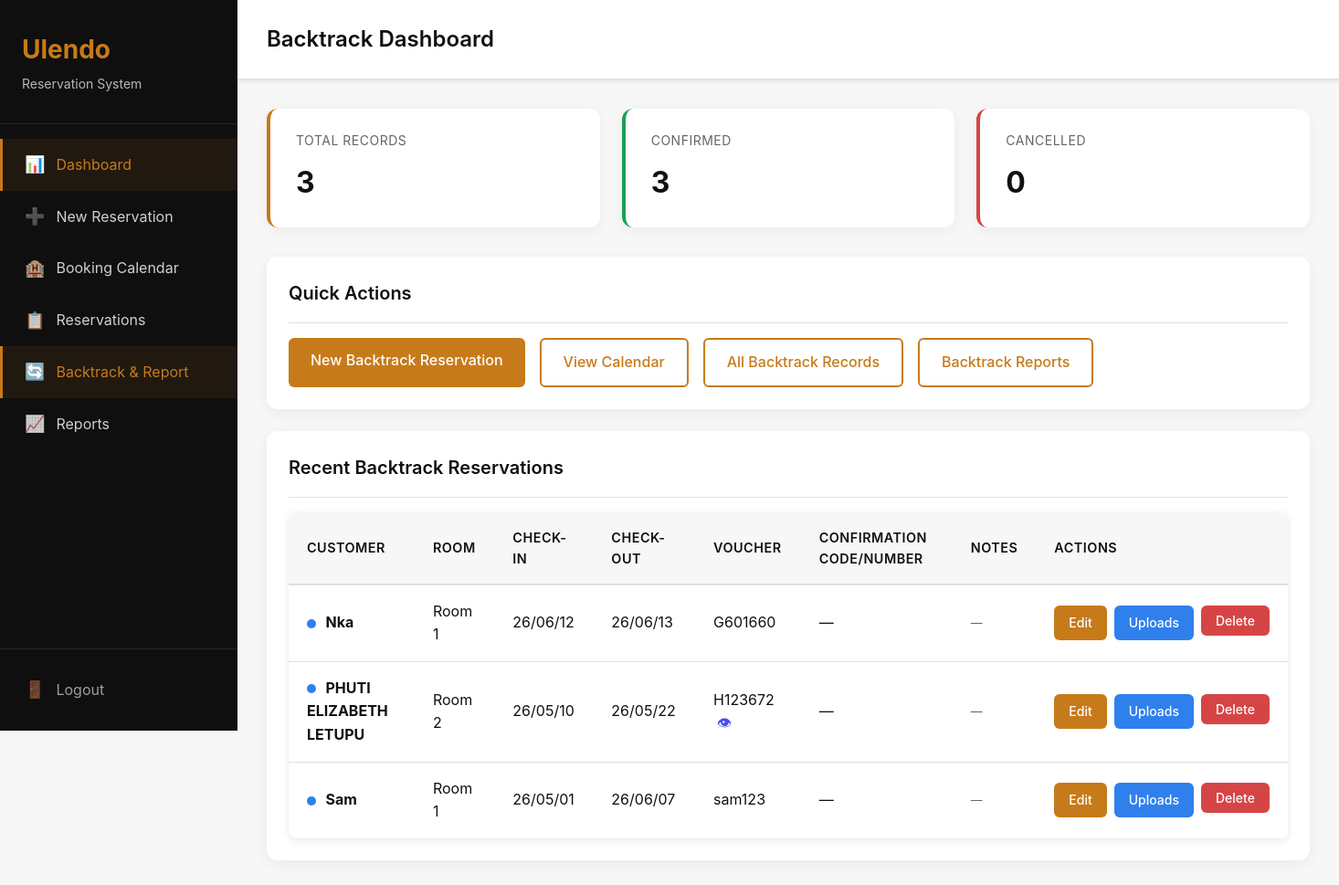
The app's page /backtrack/ (signed in), older data.
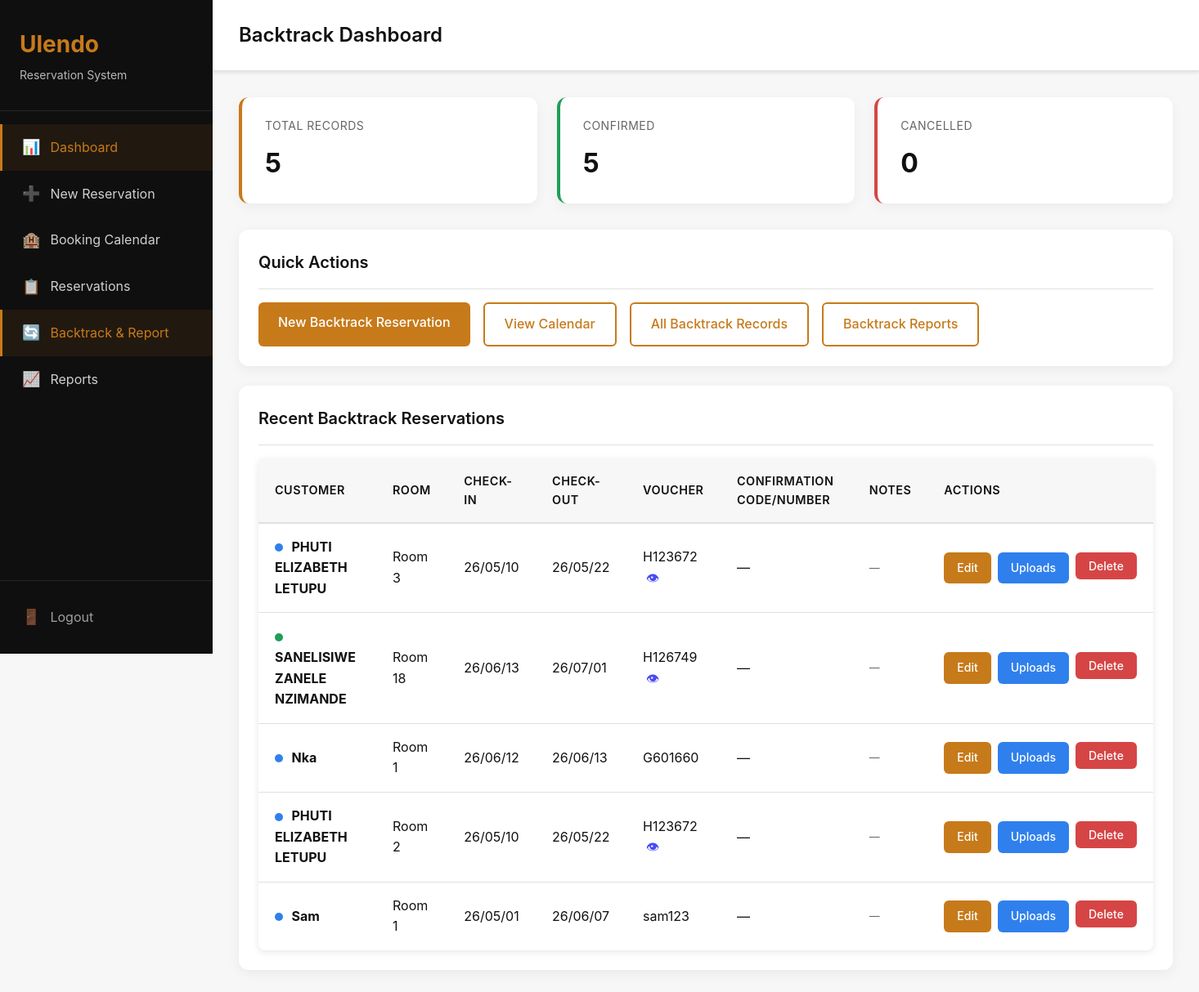
The same page, newer data.
### backtrack/models.py (models this page shows, shortened)
class BacktrackReservation(models.Model):
    STATUS_CHOICES = [
        ('confirmed', 'Confirmed'),
        ('cancelled', 'Cancelled'),
    ]
    customer_name = models.CharField(max_length=200)
    voucher_number = models.CharField(max_length=100, blank=True, null=True)
    confirmation_code = models.CharField(max_length=100, blank=True, null=True)
    room_number = models.CharField(max_length=10)
    check_in_date = models.DateField()
    check_out_date = models.DateField()
    status = models.CharField(max_length=20, choices=STATUS_CHOICES, default='confirmed')
    notes = models.TextField(blank=True, null=True)
    created_at = models.DateTimeField(auto_now_add=True)
    updated_at = models.DateTimeField(auto_now=True)
    class Meta:
        ordering = ['-check_in_date']
        verbose_name = 'Backtrack Reservation'
        verbose_name_plural = 'Backtrack Reservations'

### backtrack/views.py (the view)
# urls.py: path('', views.dashboard, name='dashboard'),
@login_required
def dashboard(request):
    today = date.today()
    total = BacktrackReservation.objects.count()
    confirmed = BacktrackReservation.objects.filter(status='confirmed').count()
    cancelled = BacktrackReservation.objects.filter(status='cancelled').count()
    recent = BacktrackReservation.objects.prefetch_related('vouchers').order_by('-created_at')[:10]
    context = {
        'total': total,
        'confirmed': confirmed,
        'cancelled': cancelled,
        'recent': recent,
        'today': today,
    }
    return render(request, 'backtrack/dashboard.html', context)

### backtrack/templates/backtrack/dashboard.html (shortened to what the changed rows need)
{% extends 'base.html' %}
{% block page_title %}Backtrack Dashboard{% endblock %}
{% block content %}
<div class="stats-grid">
    <div class="stat-card">
        <div class="stat-label">Total Records</div>
        <div class="stat-value">{{ total }}</div>
    </div>
    <div class="stat-card success">
        <div class="stat-label">Confirmed</div>
        <div class="stat-value">{{ confirmed }}</div>
    </div>
</div>
<div class="card">
    <div class="card-body">
        {% if recent %}
            <div class="table-container">
                <table>
                    <thead>
                        <tr>
                            <th>Customer</th>
                            <th>Room</th>
                            <th>Check-in</th>
                            <th>Check-out</th>
                            <th>Voucher</th>
                            <th>Confirmation Code/Number</th>
                            <th>Notes</th>
                            <th>Actions</th>
                        </tr>
                    </thead>
                    <tbody>
                        {% now "Ymd" as today %}
                        {% for res in recent %}
                        <tr>
                            <td>
                                {% if res.status == 'cancelled' %}
                                <span class="status-dot status-dot-cancelled"></span>
                                {% elif res.check_out_date|date:"Ymd" < today %}
                                <span class="status-dot status-dot-checkout"></span>
                                {% else %}
                                <span class="status-dot status-dot-booked"></span>
                                {% endif %}
                                <strong>{{ res.customer_name }}</strong>
                            </td>
                            <td>Room {{ res.room_number }}</td>
                            <td>{{ res.check_in_date|date:"y/m/d" }}</td>
                            <td>{{ res.check_out_date|date:"y/m/d" }}</td>
                            <td>
                                {{ res.voucher_number|default:"—" }}
                                {% with voucher=res.vouchers.first %}
                                    {% if voucher and voucher.voucher_file %}
                                    <a href="{{ voucher.voucher_file.url }}" target="_blank" title="View Voucher" class="voucher-eye-link">👁</a>
                                    {% endif %}
                                {% endwith %}
                            </td>
                            <td>{{ res.confirmation_code|default:"—" }}</td>
                            <td style="max-width:200px;font-size:0.8rem;color:var(--text-secondary);white-space:normal;word-break:break-word;">{{ res.notes|default:"—"|truncatewords:15 }}</td>
                            <td>
                                <div class="d-flex gap-1">
                                    <a href="{% url 'backtrack:edit_reservation' res.pk %}" class="btn btn-sm btn-primary">Edit</a>
                                    <a href="{% url 'backtrack:backtrack_uploads' res.pk %}" class="btn btn-sm btn-info">Uploads</a>
                                    <form method="post" action="{% url 'backtrack:delete_from_dashboard' res.pk %}" style="display:inline;" onsubmit="return confirm('Delete this backtrack record?');">
                                        <button type="submit" class="btn btn-sm btn-danger">Delete</button>
                                    </form>
                                </div>
                            </td>
                        </tr>
                        {% endfor %}
                    </tbody>
                </table>
            </div>
        {% else %}
            <p style="color: var(--text-secondary); text-align: center; padding: 2rem;">
                No backtrack reservations yet.
            </p>
        {% endif %}
    </div>
</div>
{% endblock %}

Row changes from the older to the newer data that the page shows:
added BacktrackReservation: status "confirmed" (drawn), customer_name "PHUTI ELIZABETH LETUPU", room_number "3", check_in_date "26/05/10", check_out_date "26/05/22", voucher_number "H123672", confirmation_code "—", notes "—"
added BacktrackReservation: status "confirmed" (drawn), customer_name "SANELISIWE ZANELE NZIMANDE", room_number "18", check_in_date "26/06/13", check_out_date "26/07/01", voucher_number "H126749", confirmation_code "—", notes "—"
Text that changed along with them:
{{ total }}: "3" → "5"
{{ confirmed }}: "3" → "5"
